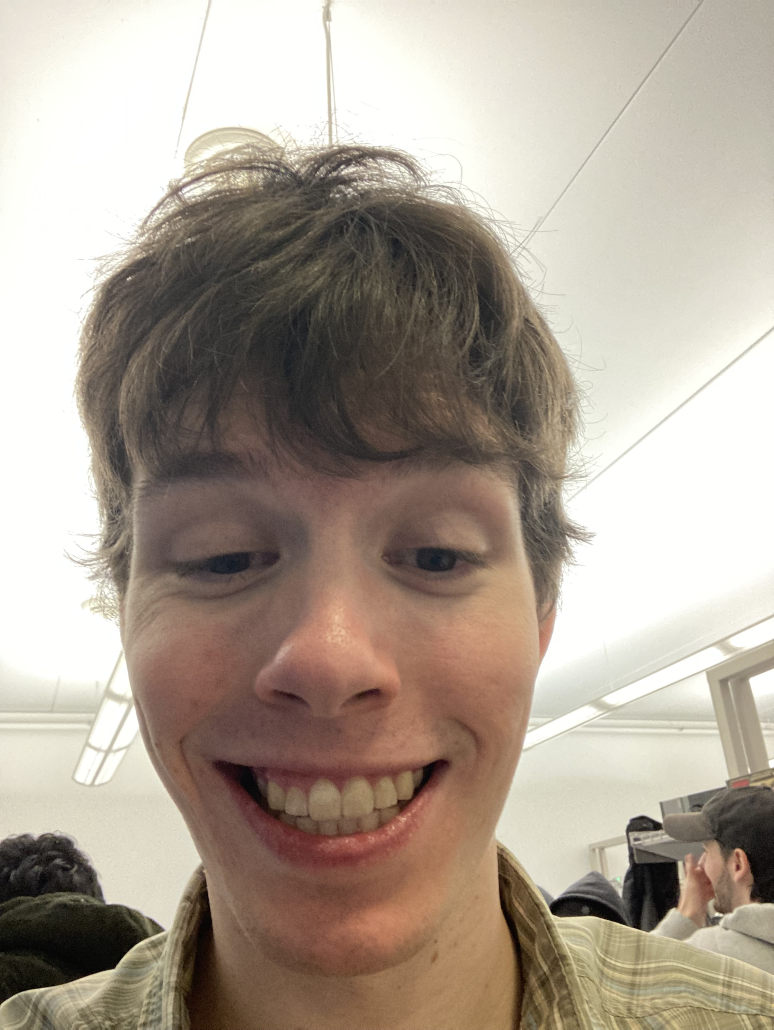
#> input picture Lab/train_set/1/IMG_6359.jpg, 2320 x 3088 px (shown at 1/3 size); its folder holds only this picture in this run
$ python training.py
#> lines starting #> are read from the running program, lines starting #| are printed output that depends on the picture
import cv2
import os
import numpy as np
from PIL import Image, ImageEnhance
from glob import glob

def preprocess_image(image):
    """Apply preprocessing to improve face detection and recognition"""
    # Convert to grayscale if needed
    if len(image.shape) == 3:
        gray = cv2.cvtColor(image, cv2.COLOR_BGR2GRAY)
    else:
        gray = image.copy()

    # Apply histogram equalization
    gray = cv2.equalizeHist(gray)

    # Apply Gaussian blur to reduce noise
    gray = cv2.GaussianBlur(gray, (3, 3), 0)

    return gray

def create_augmented_images(image):
    """Create augmented versions of the image to improve training"""
    augmented_images = []

    # Ensure image is grayscale
    if len(image.shape) == 3:
        gray = cv2.cvtColor(image, cv2.COLOR_BGR2GRAY)
    else:
        gray = image.copy()

    # Convert OpenCV image to PIL for easier augmentation
    pil_img = Image.fromarray(gray)

    # Original image
    augmented_images.append(np.array(pil_img))

    # Brightness variations
    enhancer = ImageEnhance.Brightness(pil_img)
    augmented_images.append(np.array(enhancer.enhance(0.8)))  # Darker
    augmented_images.append(np.array(enhancer.enhance(1.2)))  # Brighter

    # Contrast variation
    enhancer = ImageEnhance.Contrast(pil_img)
    augmented_images.append(np.array(enhancer.enhance(1.2)))  # More contrast

    return augmented_images

def train_face_recognizer():
    """
    Train a face recognizer using images from the train_set directory
    """
    # Load the Haar cascade for face detection
    face_cascade = cv2.CascadeClassifier(cv2.data.haarcascades + 'haarcascade_frontalface_default.xml')

    # Create the face recognizer - LBPH works well for face recognition
    # Adjust parameters for better performance
    # radius=1: Default radius captures facial details well
    # neighbors=8: Default number of points in the pattern
    # grid_x=8, grid_y=8: More cells provides more spatial information
    recognizer = cv2.face.LBPHFaceRecognizer_create(
        radius=1,      # Radius of the circular LBP pattern (default: 1)
        neighbors=8,   # Number of points in the circular pattern (default: 8)
        grid_x=8,      # Number of cells in the horizontal direction (default: 8)
        grid_y=8,      # Number of cells in the vertical direction (default: 8)
        threshold=100  # Threshold for face recognition (default: DBL_MAX)
    )

    # Base directory for training data
    train_dir = 'train_set'

    # Parameters for face detection with progressive relaxation
    detection_params = [
        {'scaleFactor': 1.1, 'minNeighbors': 6, 'minSize': (60, 60)}, # Strict parameters
        {'scaleFactor': 1.1, 'minNeighbors': 4, 'minSize': (50, 50)}, # Medium parameters
        {'scaleFactor': 1.2, 'minNeighbors': 3, 'minSize': (40, 40)}  # Relaxed parameters
    ]

    # Lists to store training data
    faces = []
    labels = []

    # Process each person's directory
    person_count = {1: 0, 2: 0, 3: 0}
    for person_id in range(1, 4):  # 1, 2, 3
        person_dir = os.path.join(train_dir, str(person_id))
        if not os.path.exists(person_dir):
            print(f"Warning: Directory for person {person_id} not found")
            continue

        print(f"Processing images for person {person_id}...")

        # Get all image files in the directory (any supported format)
        image_patterns = ['*.jpg', '*.jpeg', '*.png']
        image_files = []
        for pattern in image_patterns:
            image_files.extend(glob(os.path.join(person_dir, pattern)))

        # Process each image file
        for image_file in image_files:
            image = cv2.imread(image_file)
#> image is the input picture: shape (3088, 2320, 3); mean B, G, R 147.6, 160.3, 172.2
            if image is None:
                print(f"Warning: Could not read image {image_file}")
                continue

            # Preprocess the image
            preprocessed = preprocess_image(image)
#> in preprocess_image, `gray = cv2.cvtColor(image, cv2.COLOR_BGR2GRAY)`:
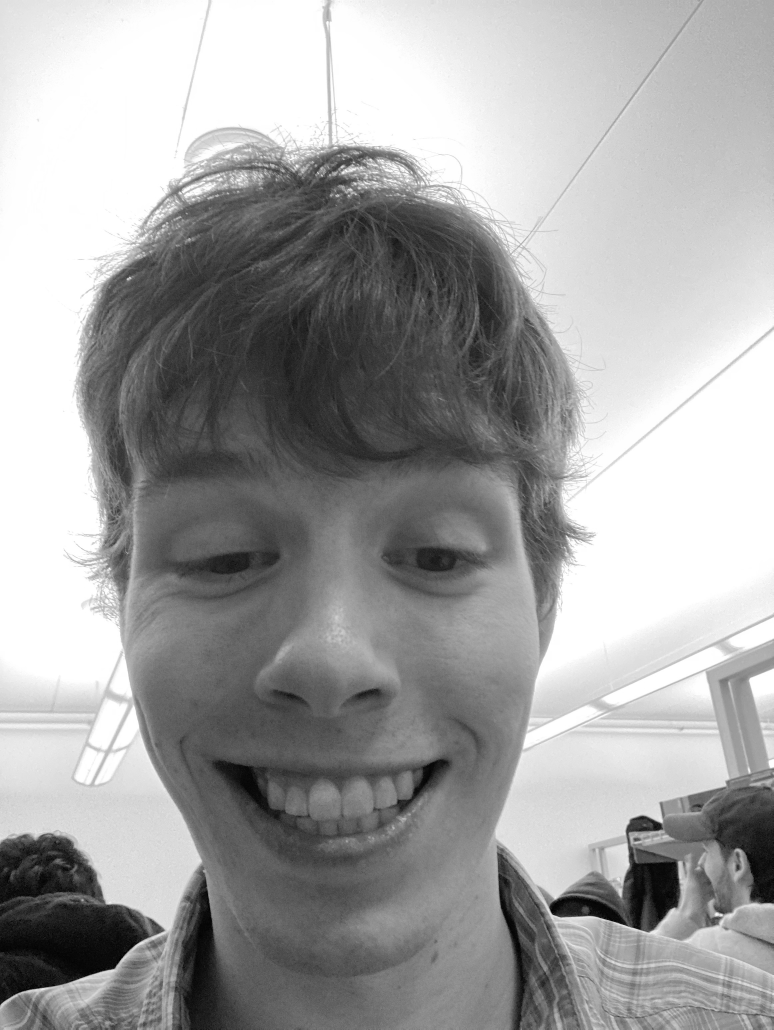
#> gray: shape (3088, 2320) (shown at 1/3 size); min 0, max 255, mean 162.4
#> in preprocess_image, `gray = cv2.equalizeHist(gray)`:
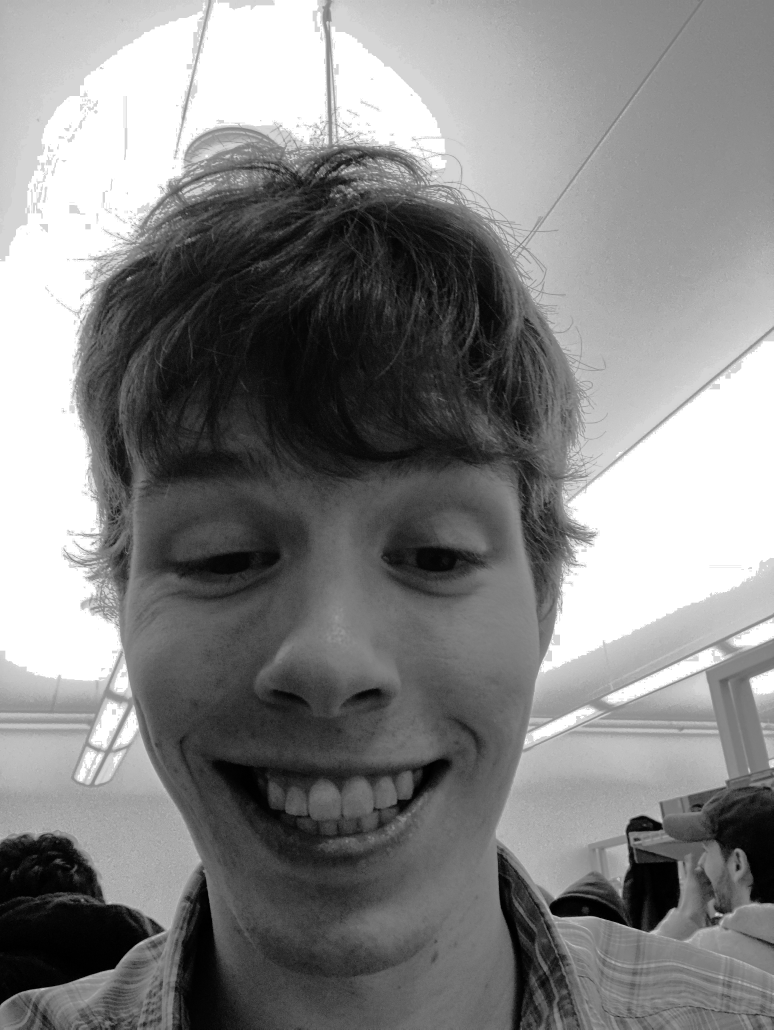
#> gray: shape (3088, 2320) (shown at 1/3 size); min 0, max 255, mean 131.3

            # Detect faces using progressive parameters
            faces_detected = []
            for params in detection_params:
                faces_detected = face_cascade.detectMultiScale(
                    preprocessed,
                    scaleFactor=params['scaleFactor'],
                    minNeighbors=params['minNeighbors'],
                    minSize=params['minSize'],
                    flags=cv2.CASCADE_SCALE_IMAGE
                )
                if len(faces_detected) > 0:
                    break
#> this loop made 1 pass
#> faces_detected on pass 1: [[216, 1054, 1620, 1620]]

            # Process each detected face (normally just one per image)
            for (x, y, w, h) in faces_detected:
                # Extract face region
                face_roi = preprocessed[y:y+h, x:x+w]

                # Resize to a standard size for consistency (e.g., 100x100)
                face_roi = cv2.resize(face_roi, (100, 100))

                # Add to training set
                faces.append(face_roi)
                labels.append(person_id)

                # Increment person counter
                person_count[person_id] += 1

                # For Mouad, also add slightly modified versions of the face to improve robustness
                if person_id == 3:  # Mouad's ID
                    # Add versions with slight brightness and contrast changes
                    for alpha in [0.9, 1.1]:  # Contrast
                        for beta in [-5, 5]:  # Brightness
                            modified_face = cv2.convertScaleAbs(face_roi.copy(), alpha=alpha, beta=beta)
                            faces.append(modified_face)
                            labels.append(person_id)
                            person_count[person_id] += 1
#> this loop made 1 pass
#> pass 1, in train_face_recognizer, `face_roi = preprocessed[y:y+h, x:x+w]`:
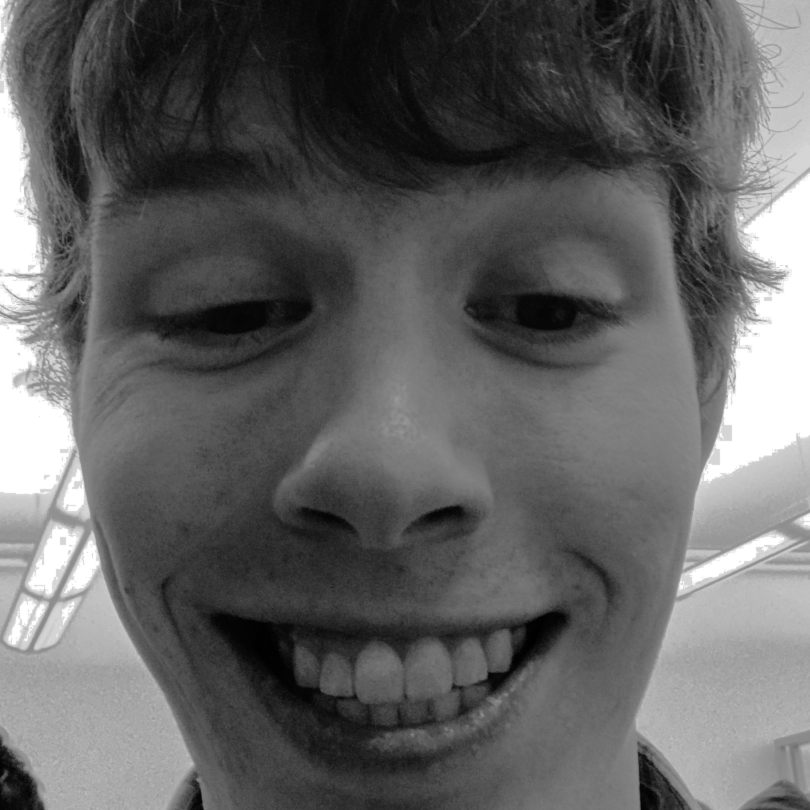
#> face_roi: shape (1620, 1620) (shown at 1/2 size); min 0, max 255, mean 97.2
#> pass 1, in train_face_recognizer, `face_roi = cv2.resize(face_roi, (100, 100))`:
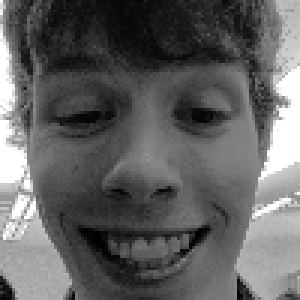
#> face_roi: shape (100, 100) (shown 3 times larger); min 1, max 255, mean 97.3
#> after the loop, faces = 1 item; labels = [1]; person_count = {1: 1, 2: 0, 3: 0}
#> pass 2 of the loop in train_face_recognizer, `for person_id in range(1, 4):`:
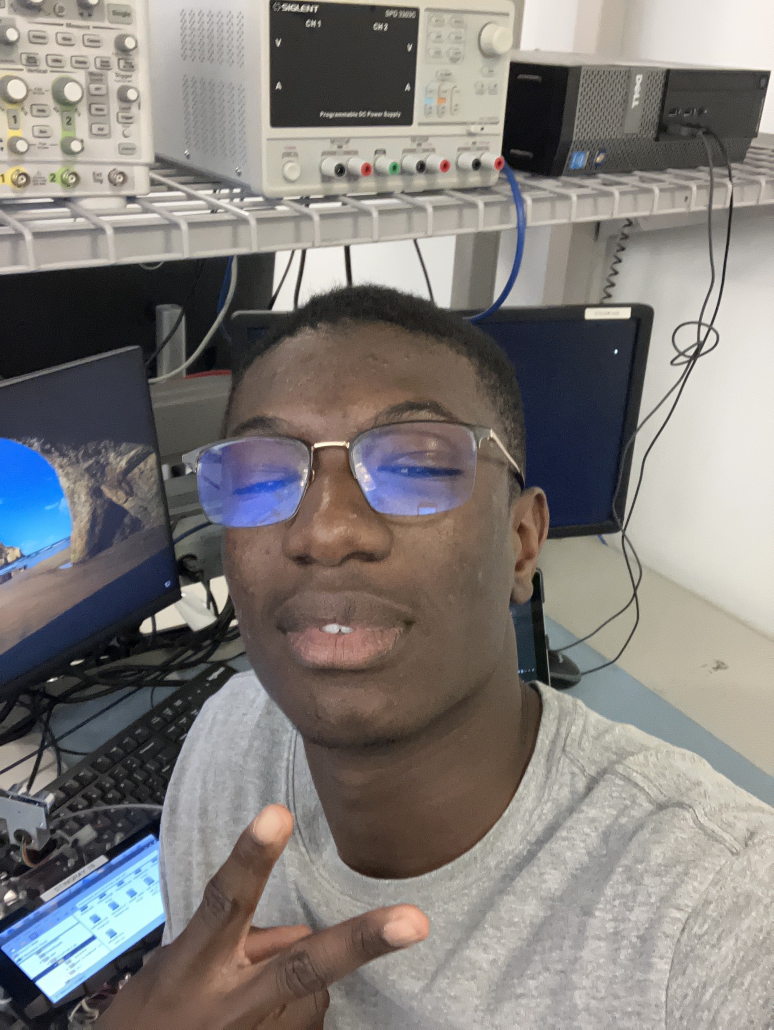
#> input picture Lab/train_set/2/IMG_1079.jpg, 2320 x 3088 px (shown at 1/3 size)
#> in train_face_recognizer, image is the input picture: shape (3088, 2320, 3); mean B, G, R 122.2, 125.1, 129.1
#> in preprocess_image (call 2), `gray = cv2.equalizeHist(gray)`:
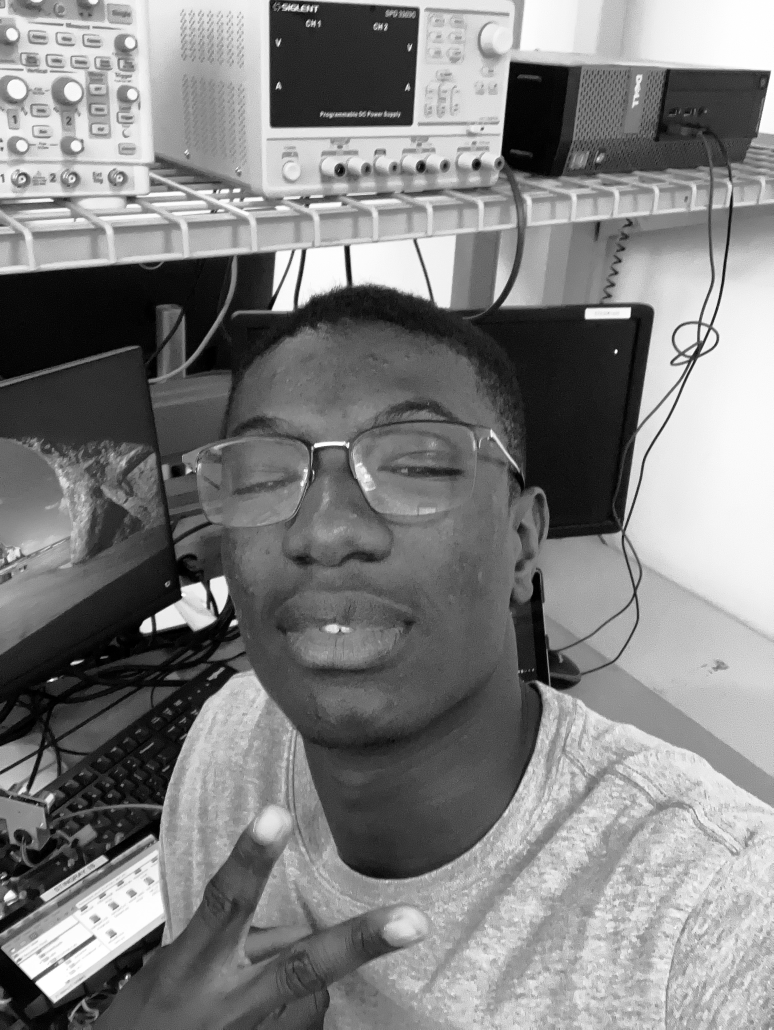
#> gray: shape (3088, 2320) (shown at 1/3 size); min 0, max 255, mean 128.1
#> the loop in train_face_recognizer, `for params in detection_params:` made 1 pass
#> faces_detected on pass 1: [[1951, 2888, 71, 71]]
#> the loop in train_face_recognizer, `for (x, y, w, h) in faces_detected:` made 1 pass
#> pass 1, in train_face_recognizer, `face_roi = preprocessed[y:y+h, x:x+w]`:
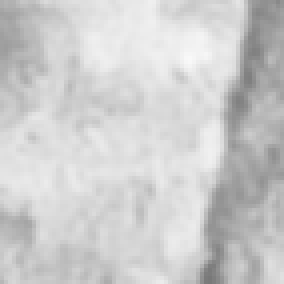
#> face_roi: shape (71, 71) (shown 4 times larger); min 120, max 249, mean 204.6
#> after the loop in train_face_recognizer, `for (x, y, w, h) in faces_detected:`: faces = 2 items; labels = [1, 2]; person_count = {1: 1, 2: 1, 3: 0}

    # Check if we have enough training samples
    if len(faces) == 0:
        print("Error: No face samples detected for training")
        return False

    # Print stats
    print("\nTraining statistics:")
    for person_id, count in person_count.items():
        print(f"Person {person_id}: {count} face samples")
#> this loop made 3 passes
#> count on passes 1 to 3: 1, 1, 0
#| Person 1: 1 face samples
#| Person 2: 1 face samples
#| Person 3: 0 face samples
    print(f"Total: {len(faces)} face samples\n")
#| Total: 2 face samples

    # Convert lists to numpy arrays
    faces_array = np.array(faces)
    labels_array = np.array(labels)
#> labels_array = [1, 2]

    # Train the recognizer
    print("Training the face recognizer...")
    recognizer.train(faces_array, labels_array)

    # Save the trained model
    model_file = 'trained_model.yml'
    print(f"Saving the trained model to {model_file}")
    recognizer.write(model_file)

    print("Face recognizer training completed successfully")
    return True

if __name__ == "__main__":
    train_face_recognizer()
